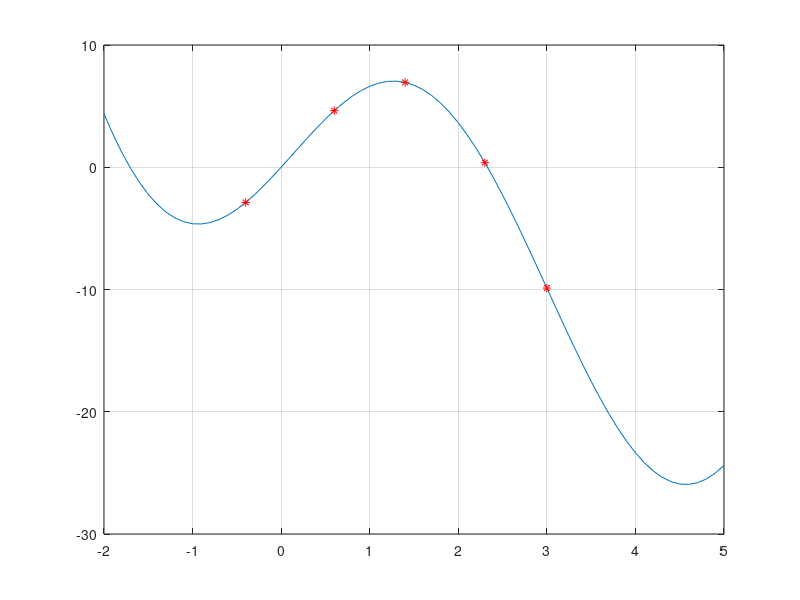

This figure's MATLAB source: (Note: this script raises an error after producing the figure.)
clear all
close all
clc

%% 함수 생성
x0 = [-2 :0.1: 5];
y0 = x0.^2 -7*x0 +15*sin(x0);

plot(x0, y0)
grid on
hold on

%% 데이터 취득 (5개)
xs = [x0(17) x0(27) x0(35) x0(44) x0(51)];
ys = [y0(17) y0(27) y0(35) y0(44) y0(51)];
plot(xs, ys, 'r*')

%% 데이터 개수 받기
[r c] = size(xs);

%%lk 구하기
syms x1
lk = 1
for i = 1:1:c
      lk = lk * (x1 - xs(i));
end

%%LK 구하기
for i = 1:1:c
    ll = lk / (x1 - xs(i));
    LK(i) = ll / subs (ll, x1, xs(i));
end

%% 라그랑지 다항식 구하기
p1 = 0;
for i = 1:1:c
    p1 = p1 + LK(i) * ys(i);
end

%%일반 다항식 보간법
syms x2

%% AA구하기
AA = 1;
for i = 1:1:(c-1)
    AA = [AA (x2)^i];
end

%% BB구하기
BB = [subs(AA, x2, xs(1))];
for i = 2:1:c
    BB = [BB ; [subs(AA, x2, xs(i))]];
end

%%CC구하기
CC = ys';

%% 일반 다항식 보간법 구하기
p2 =  AA*inv(BB)*CC;

%% 뉴턴 보간법
syms x3;

%% AA2 구하기
AA2 = 1;
AB2 = 1;
for i= 1:1:c-1
    AB2 = AB2*(x3 - xs(i));
    AA2 = [AA2 AB2];
end

%% BB2
BB2 = zeros(c, c)

for i = 1:1:c
    for j = 1:1:c
        if j == 1
            BB2(i,j) = 1;
        elseif j<=i
            BB2(i,j) = subs(AA2(j), x3, xs(i));
        end
    end
end

%% P3

p3 = AA2*inv(BB2)*CC;

%%결과 비교하기
ye1 = subs(p1, x1, x0); %라그랑지 보간법
ye2 = subs(p2, x2, x0); %일반다항식 보간법
ye3 = subs(p3, x3, x0); %뉴턴 보간법
plot(x0, ye1,'b')
plot(x0, ye2, 'g.--')
plot(x0, ye3, 'm--')
legend('원 함수','데이터 점','라그랑지','일반 다항식','뉴턴')